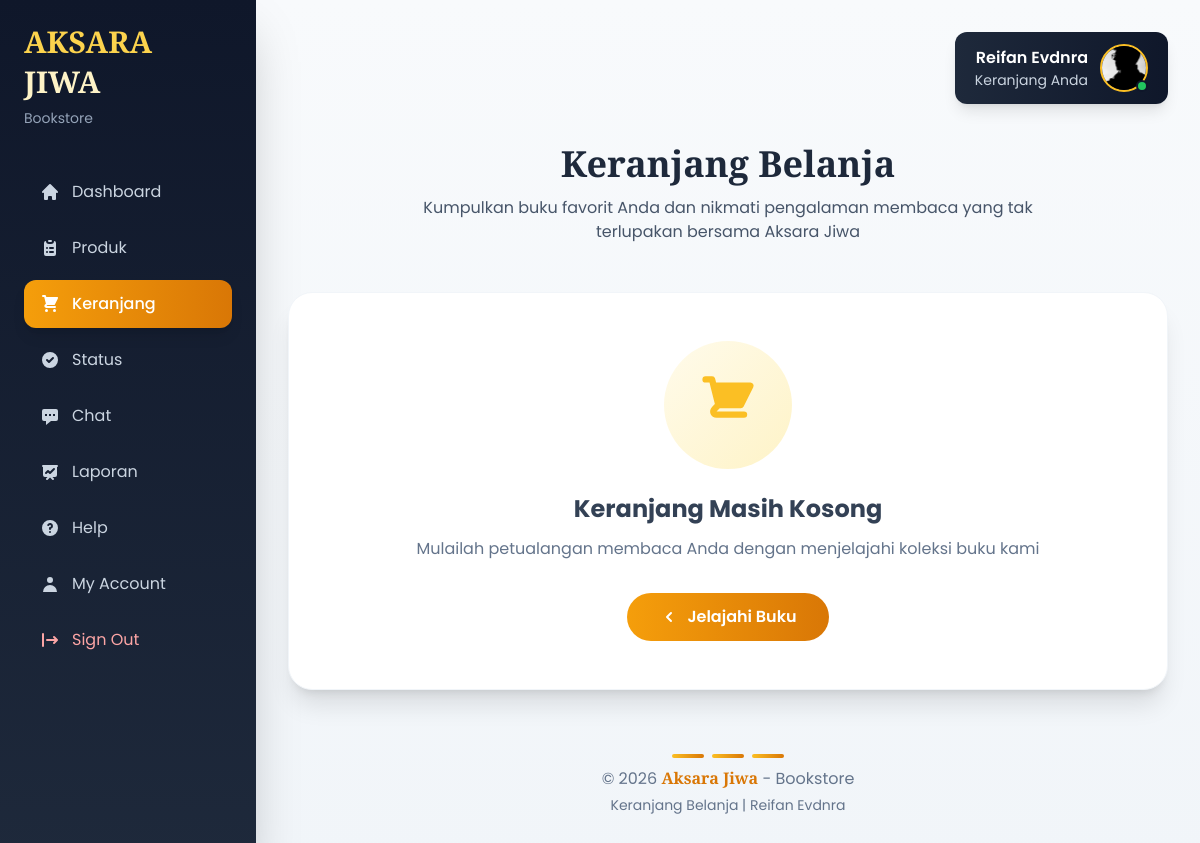
Page /pembeli/halaman-keranjang.php (signed in) on the committed database.
### tables this page shows
CREATE TABLE `users` (
  `id_user` int(11) NOT NULL,
  `nik` char(16) NOT NULL,
  `nama` varchar(100) NOT NULL,
  `email` varchar(100) DEFAULT NULL,
  `image` varchar(255) NOT NULL,
  `password` varchar(255) NOT NULL,
  `role` enum('super_admin','penjual','pembeli') NOT NULL,
  `status` enum('online','offline','nonaktif') DEFAULT 'offline',
  `last_activity` datetime DEFAULT NULL,
  `created_at` timestamp NOT NULL DEFAULT current_timestamp(),
  `updated_at` timestamp NOT NULL DEFAULT current_timestamp() ON UPDATE current_timestamp(),
  `alamat` varchar(255) NOT NULL,
  `last_photo_update` datetime DEFAULT NULL,
  `reset_token` varchar(255) DEFAULT NULL,
  `reset_expired` datetime DEFAULT NULL,
  `norek` varchar(50) DEFAULT NULL,
  `nama_bank` varchar(50) DEFAULT NULL,
  `qris` varchar(255) DEFAULT NULL
);

### pembeli/halaman-keranjang.php (the view, shortened to what this page needs)
<?php
require '../auth/connection.php';
$id_user = $_SESSION['id_user'];
$userQ = mysqli_query($conn, "
    SELECT nama, image
    FROM users
    WHERE id_user = '$id_user'
");
$user = mysqli_fetch_assoc($userQ);
$cartQ = mysqli_query($conn, "
    SELECT
        k.id_keranjang,
        k.qty,
        p.nama_buku,
        p.harga,
        p.gambar
    FROM keranjang k
    JOIN produk p ON k.id_produk = p.id_produk
    WHERE k.id_user = '$id_user'
");
?>
<!DOCTYPE html>
<html lang="id">
<head>
  <script src="https://cdn.tailwindcss.com"></script>
</head>
<body class="bg-gradient-to-b from-slate-50 to-slate-100">
<div class="flex min-h-screen">
<aside class="w-64 bg-gradient-to-b from-slate-900 to-slate-800 shadow-2xl p-6">
    <div class="mb-10">
      <h1 class="text-3xl font-bold text-amber-300 brand-font mb-1">AKSARA</h1>
      <h1 class="text-3xl font-bold text-amber-100 brand-font">JIWA</h1>
      <p class="text-slate-400 text-sm mt-2">Bookstore </p>
    </div>
    <nav class="space-y-2">
      <a href="Dashbord_pembeli.php" class="flex items-center gap-3 px-4 py-3 rounded-xl text-slate-300 hover:bg-slate-700/50 hover:text-white transition-all duration-300">
        <svg xmlns="http://www.w3.org/2000/svg" class="h-5 w-5" viewBox="0 0 20 20" fill="currentColor">
          <path d="M10.707 2.293a1 1 0 00-1.414 0l-7 7a1 1 0 001.414 1.414L4 10.414V17a1 1 0 001 1h2a1 1 0 001-1v-2a1 1 0 011-1h2a1 1 0 011 1v2a1 1 0 001 1h2a1 1 0 001-1v-6.586l.293.293a1 1 0 001.414-1.414l-7-7z" />
        </svg>
        Dashboard
      </a>
      <a href="halaman-pesanan.php" class="flex items-center gap-3 px-4 py-3 rounded-xl text-slate-300 hover:bg-slate-700/50 hover:text-white transition-all duration-300">
        Produk
      </a>
      <a href="halaman-keranjang.php" class="flex items-center gap-3 px-4 py-3 rounded-xl bg-gradient-to-r from-amber-500 to-amber-600 text-white font-medium shadow-lg">
        Keranjang
      </a>
      <a href="status.php" class="flex items-center gap-3 px-4 py-3 rounded-xl text-slate-300 hover:bg-slate-700/50 hover:text-white transition-all duration-300">
        <svg xmlns="http://www.w3.org/2000/svg" class="h-5 w-5" viewBox="0 0 20 20" fill="currentColor">
          <path fill-rule="evenodd" d="M10 18a8 8 0 100-16 8 8 0 000 16zm3.707-9.293a1 1 0 00-1.414-1.414L9 10.586 7.707 9.293a1 1 0 00-1.414 1.414l2 2a1 1 0 001.414 0l4-4z" clip-rule="evenodd" />
        </svg>
        Status
      </a>
      <a href="pesan.php" class="flex items-center gap-3 px-4 py-3 rounded-xl text-slate-300 hover:bg-slate-700/50 hover:text-white transition-all duration-300">
        <svg xmlns="http://www.w3.org/2000/svg" class="h-5 w-5" viewBox="0 0 20 20" fill="currentColor">
          <path fill-rule="evenodd" d="M18 5v8a2 2 0 01-2 2h-5l-5 4v-4H4a2 2 0 01-2-2V5a2 2 0 012-2h12a2 2 0 012 2zM7 8H5v2h2V8zm2 0h2v2H9V8zm6 0h-2v2h2V8z" clip-rule="evenodd" />
        </svg>
        Chat
      </a>
      <a href="report.html" class="flex items-center gap-3 px-4 py-3 rounded-xl text-slate-300 hover:bg-slate-700/50 hover:text-white transition-all duration-300">
        Laporan
      </a>
      <a href="help.php" class="flex items-center gap-3 px-4 py-3 rounded-xl text-slate-300 hover:bg-slate-700/50 hover:text-white transition-all duration-300">
        Help
      </a>
      <a href="my.php" class="flex items-center gap-3 px-4 py-3 rounded-xl text-slate-300 hover:bg-slate-700/50 hover:text-white transition-all duration-300">
        <svg xmlns="http://www.w3.org/2000/svg" class="h-5 w-5" viewBox="0 0 20 20" fill="currentColor">
          <path fill-rule="evenodd" d="M10 9a3 3 0 100-6 3 3 0 000 6zm-7 9a7 7 0 1114 0H3z" clip-rule="evenodd" />
        </svg>
        My Account
      </a>
      <a href="../auth/logout.php" class="flex items-center gap-3 px-4 py-3 rounded-xl text-red-300 hover:bg-red-900/30 hover:text-red-200 transition-all duration-300 mt-8">
        Sign Out
      </a>
    </nav>
  </aside>
<main class="flex-1 p-8">
<div class="flex justify-end mb-10">
  <div class="flex items-center gap-3 bg-gradient-to-r from-slate-800 to-slate-900 px-5 py-3 rounded-xl shadow-lg">
    <div class="text-right">
      <p class="font-semibold text-white"><?= htmlspecialchars($user['nama']) ?></p>
      <p class="text-sm text-slate-300">Keranjang Anda</p>
    </div>
    <div class="relative">
      <img src="../img/profile/<?= $user['image'] ?: 'default.png' ?>"
           class="w-12 h-12 rounded-full object-cover border-2 border-amber-400">
      <div class="absolute bottom-0 right-0 w-3 h-3 bg-green-500 rounded-full border-2 border-slate-900"></div>
    </div>
  </div>
</div>
<div class="text-center mb-12">
  <h2 class="text-4xl font-bold text-slate-800 brand-font mb-3">Keranjang Belanja</h2>
  <p class="text-slate-600 max-w-2xl mx-auto">Kumpulkan buku favorit Anda dan nikmati pengalaman membaca yang tak terlupakan bersama Aksara Jiwa</p>
</div>
<div class="max-w-5xl mx-auto">
<?php if (mysqli_num_rows($cartQ) == 0): ?>
  <div class="bg-white rounded-3xl shadow-xl p-12 text-center border border-slate-100">
    <div class="w-32 h-32 mx-auto mb-6 flex items-center justify-center rounded-full bg-gradient-to-br from-amber-50 to-amber-100">
    </div>
    <h3 class="text-2xl font-bold text-slate-700 mb-3">Keranjang Masih Kosong</h3>
    <p class="text-slate-500 mb-8">Mulailah petualangan membaca Anda dengan menjelajahi koleksi buku kami</p>
    <a href="halaman-pesanan.php" class="inline-flex items-center gap-2 bg-gradient-to-r from-amber-500 to-amber-600 text-white px-8 py-3 rounded-full font-semibold hover:shadow-lg transition-all duration-300">
      <svg xmlns="http://www.w3.org/2000/svg" class="h-5 w-5" viewBox="0 0 20 20" fill="currentColor">
        <path fill-rule="evenodd" d="M12.707 5.293a1 1 0 010 1.414L9.414 10l3.293 3.293a1 1 0 01-1.414 1.414l-4-4a1 1 0 010-1.414l4-4a1 1 0 011.414 0z" clip-rule="evenodd" />
      </svg>
      Jelajahi Buku
    </a>
  </div>
<?php endif; ?>
</div>
<footer class="text-center text-slate-500 mt-16 pb-4">
  <div class="flex items-center justify-center gap-2 mb-2">
    <div class="w-8 h-1 bg-gradient-to-r from-amber-400 to-amber-600 rounded-full"></div>
    <div class="w-8 h-1 bg-gradient-to-r from-amber-400 to-amber-600 rounded-full"></div>
    <div class="w-8 h-1 bg-gradient-to-r from-amber-400 to-amber-600 rounded-full"></div>
  </div>
  <p>© <?= date('Y'); ?> <span class="text-amber-600 font-semibold brand-font">Aksara Jiwa</span> - Bookstore </p>
  <p class="text-sm mt-1">Keranjang Belanja | <?= htmlspecialchars($user['nama']) ?></p>
</footer>
</main>
</div>
</body>
</html>

### pembeli/halaman-keranjang.php (style rules this page uses)
body { font-family: 'Poppins', sans-serif; }
.brand-font { font-family: 'Playfair Display', serif; }

### rows in the picture
users: nama "Reifan Evdnra", image (picture)
